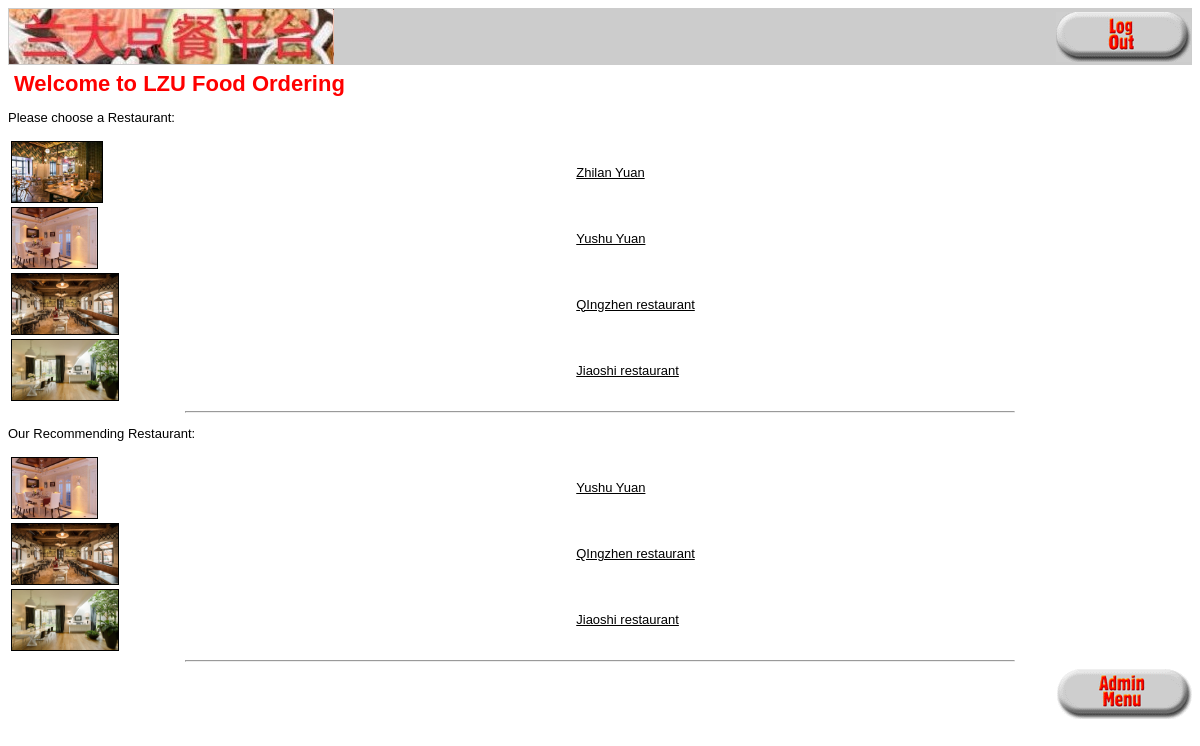
Screenshot of / (signed in) with the database file from the repository.
### tables this page shows
CREATE TABLE `merchants` (
  `catid` int(10) UNSIGNED NOT NULL,
  `catname` char(60) NOT NULL,
  `phone` char(20) DEFAULT NULL,
  `address` char(100) DEFAULT NULL,
  `recommend` int(10) UNSIGNED DEFAULT NULL,
  `password` char(40) NOT NULL
);

### food_fns.php (called while the page is built, shortened)
<?php
function get_merchants()
{
  $conn = db_connect();
  $query = "select * from merchants";
  $result = @$conn->query($query);
  $result = db_result_to_array($result);
  return $result;
}

### output_fns.php (the view, shortened to what this page needs)
<?php
function do_html_header($title = '')
{
?>
  <html>
  <head>
  </head>
  <body>
    <table width="100%" border="0" cellspacing="0" bgcolor="#cccccc">
      <tr>
        <td rowspan="2">
          <a href="index.php"><img src="images/LZU-food-ordering.jpg" alt="foodorama" border="0" align="left" valign="bottom" height="55" width="325" /></a>
        </td>
        <td align="right" valign="bottom">
        </td>
        <td align="right" rowspan="2" width="135">
          <?php
          if (isset($_SESSION['admin_user'])||isset($_SESSION['rest_user'])) {
            display_button('logout.php', 'log-out', 'Log Out');
          } else if (isset($_SESSION['cust_user'])) {
            display_button('logout_cust.php', 'log-out', 'Log Out');
            display_button('show_cart.php', 'view-cart', 'View Your Shopping Cart');
          } else {
            display_button('cust_signup_form.php', 'sign-up', 'Sign Up');
            display_button('cust_login.php', 'log-in', 'Log In');
          }
          ?>
      </tr>
      <tr>
        <td align="right" valign="top">
        </td>
      </tr>
    </table>
    <?php
    if ($title) {
      do_html_heading($title);
    }
  }
  function do_html_footer()
  {
    ?>
  </body>
  </html>
<?php
  }
  function do_html_heading($heading)
  {
?>
  <h2><?php echo htmlspecialchars($heading); ?></h2>
<?php
  }
  function do_html_URL($url, $name)
  {
?>
  <a href="<?php echo htmlspecialchars($url); ?>"><?php echo $name; ?></a><br />
<?php
  }
  function display_merchants($cat_array)
  {
    if (!is_array($cat_array)) {
      echo "<p>No restaurant currently available!</p>";
    } else {
      echo "<table width=\"100%\" border=\"0\">";
      foreach ($cat_array as $row) {
        $url = "show_cat.php?catid=" . urlencode($row['catid']);
        echo "<tr><td>";
        if (@file_exists("images/res{$row['catid']}.jpg")) {
          $title = "<img src=\"images/res" . htmlspecialchars($row['catid']) . ".jpg\"
title=\"Name: " . htmlspecialchars($row['catname']) . "
Phone: " . htmlspecialchars($row['phone']) . "
Address: " . htmlspecialchars($row['address']) . "\"
                  height=\"60px\" style=\"border: 1px solid black\"/>";
          do_html_url($url, $title);
        } else {
          echo "&nbsp;";
        }
        echo "</td><td>";
        echo "</td></tr>";
      }
      echo "</table>";
    }
    echo "<hr />";
  }
  function display_recommend_merchants($cat_array)
  {
    if (!is_array($cat_array)) {
      echo "<p>No restaurant currently available!</p>";
    } else {
      echo "<table width=\"100%\" border=\"0\">";
      foreach ($cat_array as $row) {
        if ($row['recommend'] == 1) {
          echo "<tr><td>";
          if (@file_exists("images/res{$row['catid']}.jpg")) {
            $title = "<img src=\"images/res" . htmlspecialchars($row['catid']) . ".jpg\"
title=\"Name: " . htmlspecialchars($row['catname']) . "
Phone: " . htmlspecialchars($row['phone']) . "
Address: " . htmlspecialchars($row['address']) . "\"
                    height=\"60px\" style=\"border: 1px solid black\"/>";
          } else {
            echo "&nbsp;";
          }
          echo "</td><td>";
          echo "</td></tr>";
        }
      }
      echo "</table>";
    }
    echo "<hr />";
  }
?>
<?php
  function display_button($target, $image, $alt)
  {
    echo "<div align=\"right\"><a href=\"" . htmlspecialchars($target) . "\">
          <img src=\"images/" . htmlspecialchars($image) . ".gif\"
           alt=\"" . htmlspecialchars($alt) . "\" border=\"0\" height=\"50\"
           width=\"135\"/></a></div>";
  }
?>

### output_fns.php (style rules this page uses)
h2 { font-family: Arial, Helvetica, sans-serif; font-size: 22px; color: red; margin: 6px }
body { font-family: Arial, Helvetica, sans-serif; font-size: 13px }
li, td { font-family: Arial, Helvetica, sans-serif; font-size: 13px }
hr { color: #FF0000; width: 70%; text-align: center }
a { color: #000000 }

### rows the page displays
merchants: shows a picture, catname "Zhilan Yuan"
merchants: shows a picture, catname "Yushu Yuan"
merchants: shows a picture, catname "QIngzhen restaurant"
merchants: shows a picture, catname "Jiaoshi restaurant"

### other values shown
$heading "Welcome to LZU Food Ordering"
